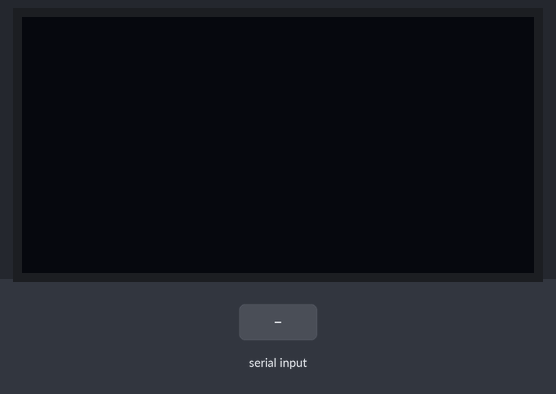
The sketch below on a simulated Arduino Uno, built with avr-gcc and run on an emulated ATmega328P. Parts: 128×64 one-colour display. Inputs (shaded band) come from the test bench.

Above: at 1.2 s.
1.3 s: "A" received over Serial
At 2.6 s:
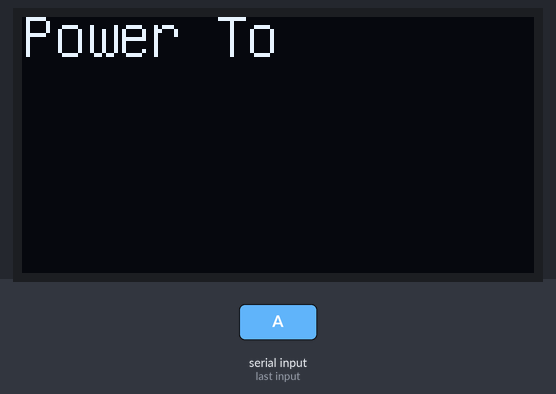
2.9 s: "B" received over Serial
At 3.8 s:
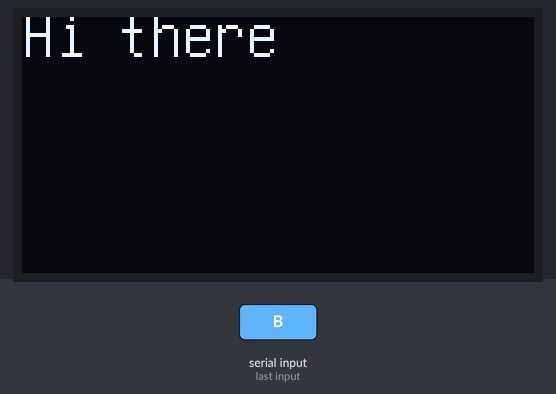
4.4 s: "C" received over Serial
At 5.7 s:
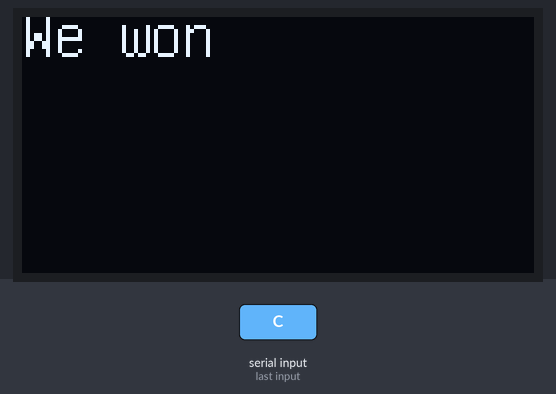
Timing chart, 0 to 7.4 s (numbered marks = the images above; inputs shaded):
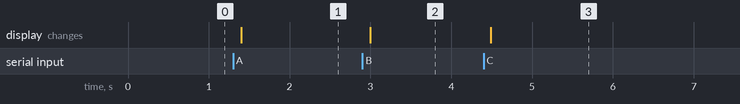

Measured:
- after the input at 1.3 s, the display: changes after 0.10 s (image 1)
- after the input at 2.9 s, the display: changes after 0.10 s (image 2)
- after the input at 4.4 s, the display: changes after 0.09 s (image 3)

The sketch:

sketch_apr18i.ino
```cpp
#include <Wire.h>

#include "U8glib.h"


U8GLIB_SH1106_128X64 u8g(U8G_I2C_OPT_DEV_0|U8G_I2C_OPT_FAST);  // Dev 0, Fast I2C / TWI

// Variable to store received gesture
char receivedGesture;
void setup() {
   u8g.setFont(u8g_font_unifont);
  Serial.begin(9600);
}

void loop() {
  // Check if data is available to read from serial
  if (Serial.available() > 0) {
    // Read the incoming byte
    receivedGesture = Serial.read();

    // Perform actions based on the received gesture
    if (receivedGesture == 'A') {
      u8g.firstPage();
      do {
        u8g.drawStr(0, 10, "Power To");  // Draw "Power To" on the display
      } while ( u8g.nextPage() );
    } else if (receivedGesture == 'B') {

       u8g.firstPage();
      do {
        u8g.drawStr(0, 10, "Hi there ");  // Draw "Hi there" on the display
      } while ( u8g.nextPage() );

    } else if (receivedGesture == 'C') {
       u8g.firstPage();
      do {
        u8g.drawStr(0, 10, "We won");  // Draw "be On time" on the display
      } while ( u8g.nextPage() );

    }
  }
}
```
